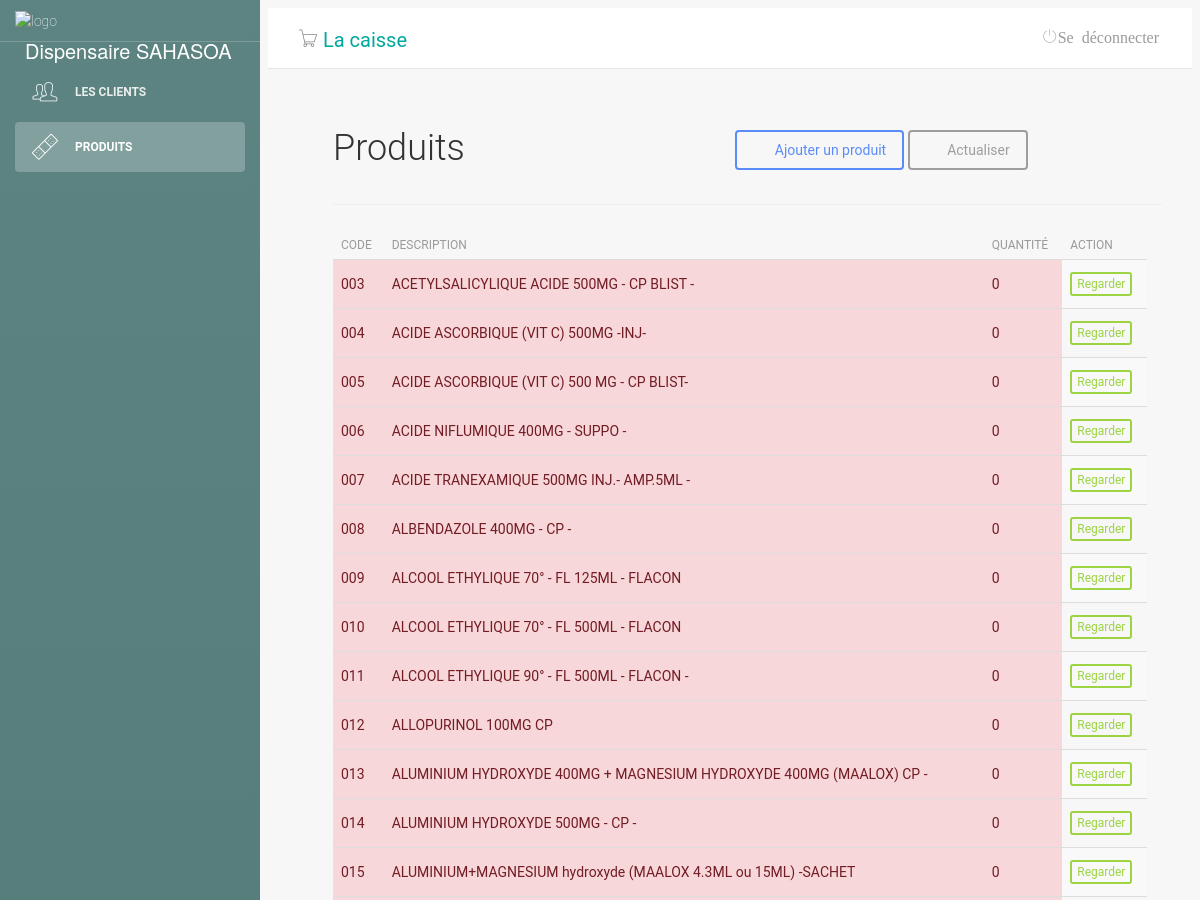
The page /main.php?pg=produtos (upper part) on the database as committed earlier.
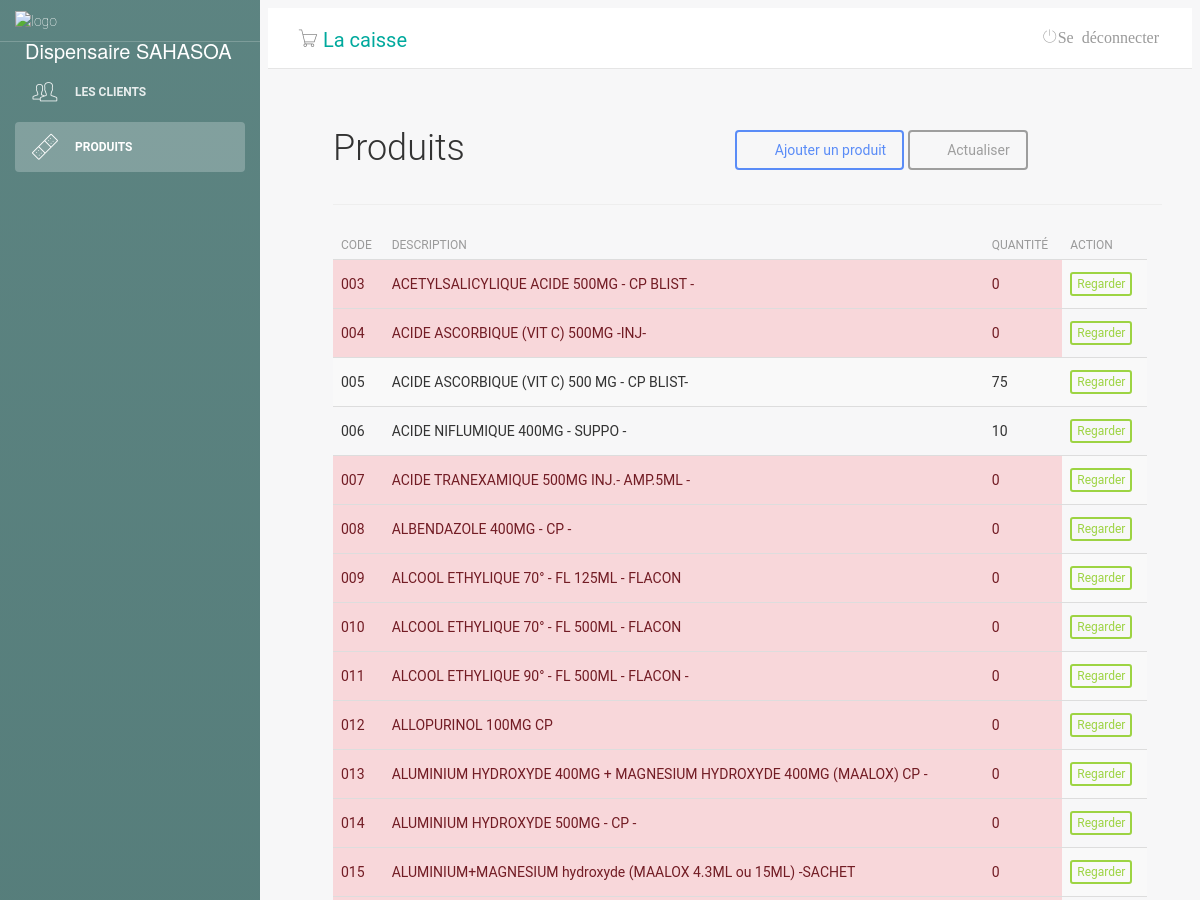
The same page on the database as committed later.
### tables this page shows
CREATE TABLE "tb_produtos" (
	"id"	INTEGER,
	"descricao"	varchar(55),
	"codInterno"	TEXT,
	"codBarras"	int(11),
	"fornecedor"	int(11),
	"custo"	NUMERIC,
	"venda"	NUMERIC,
	"principio"	varchar(55),
	"quantidade"	int(11),
	"benefice"	NUMERIC,
	PRIMARY KEY("id" AUTOINCREMENT)
);

### produtos.php (the view, shortened to what this page needs)
<?php
include('classes/Mysql.php');
?>
<?php
$numRows = 0;
$itemsPerPage = 100;
$totalItemReq = $db->query('SELECT id FROM tb_produtos');
while ($row = $totalItemReq->fetch(SQLITE3_ASSOC)) {
    ++$numRows;
}
$totalItem = $numRows;
if (isset($_GET['page']) and !empty($_GET['page']) and $_GET['page'] > 0 and $_GET['page'] <= $totalItem) {
    $_GET['page'] = intval($_GET['page']);
    $currentPage = $_GET['page'];
} else {
    $currentPage = 1;
}
$begin = ($currentPage - 1) * $itemsPerPage;
$sql = $db->prepare("SELECT * FROM `tb_produtos` LIMIT $begin,$itemsPerPage");
$sql->execute();
$produtos = $sql->fetchAll();
?>
<div class="lista-cliente">
    <div id="top" class="row">
        <div class="col-sm-2">
            <h2>Produits</h2>
        </div>
        <div class="col-sm-6">
        </div>
        <div class="col-sm-4 btn-lista">
            <a class="btn btn-primary" href="?pg=adicionar-produto"><i class="fa fa-plus"></i> Ajouter un produit</a>
            <a class="btn btn-default" href="?pg=produtos"><i class="fa fa-refresh"></i> Actualiser</a>
        </div>
    </div>
    <hr />
    <div id="list" class="row">
        <div class="table-responsive col-md-12">
            <table class="table table-striped" cellspacing="0" cellpadding="0">
                <thead>
                    <tr>
                        <th>Code</th>
                        <th>Description</th>
                        <th>Quantité</th>
                        <th class="actions">Action</th>
                    </tr>
                </thead>
                <tbody>
                    <tr>
                        <?php foreach ($produtos as $value) : ?>
                            <td <?php if ($value['quantidade'] == 0) {echo 'style="background-color: #f8d7da;color: #721c24;"';} if ($value['custo'] == $value['venda']) {echo 'style="background-color: #fff3cd;color: #856404;"';} ?> ><?php echo $value['codInterno'] ?></td>
                            <td <?php if ($value['quantidade'] == 0) {echo 'style="background-color: #f8d7da;color: #721c24;"';} if ($value['custo'] == $value['venda']) {echo 'style="background-color: #fff3cd;color: #856404;"';} ?> ><?php echo $value['descricao'] ?></td>
                            <td <?php if ($value['quantidade'] == 0) {echo 'style="background-color: #f8d7da;color: #721c24;"';} if ($value['custo'] == $value['venda']) {echo 'style="background-color: #fff3cd;color: #856404;"';} ?> ><?php echo $value['quantidade'] ?></td>
                            <td class="actions">
                                <a class="btn btn-success btn-xs" href="?pg=visualizar-produto&id=<?php echo $value['id']; ?>">Regarder</a>
                            </td>
                    </tr>
                <?php
                        endforeach;
                ?>
                </tbody>
            </table>
        </div>
        <div id="bottom" class="row">
        </div>
    </div>

Rows that differ between the two databases and show on the page:
changed tb_produtos "ACIDE ASCORBIQUE (VIT C) 500 MG - CP BLIST-": quantidade "0" → "75"
changed tb_produtos "ACIDE NIFLUMIQUE 400MG - SUPPO -": quantidade "0" → "10"
